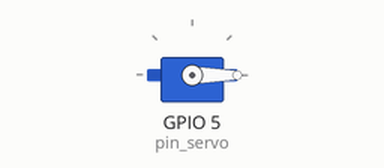
Simulated run of this program. Board: Raspberry Pi (BCM pin numbers). Shown: servo. Servo angles are drawn from the pulse width (0.5 ms = 0°, 2.5 ms = 180°); what the program prints to the terminal is not drawn. At 24.7 s the program stops and its outputs stay as they are.

Above: at 0.1 s.
At 5.3 s:
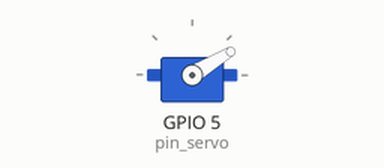
At 11.8 s:
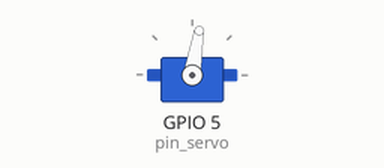
At 23.5 s:
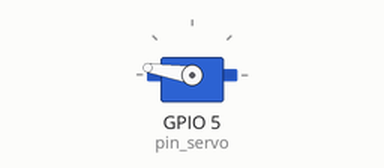
Timing chart, 0 to 25.0 s (numbered marks = the images above):
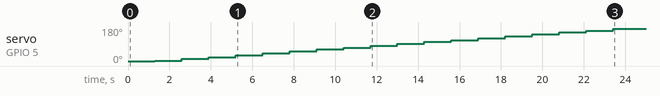

The program:

sample_-_gpio.py
```python
import RPi.GPIO as GPIO
import time

pin_servo = 5

GPIO.setmode(GPIO.BCM)
GPIO.setup(pin_servo, GPIO.OUT)
pwm_servo = GPIO.PWM(pin_servo, 50)  # 50Hz frequency
pwm_servo.start(0)


def destroy():
    pwm_servo.stop()
    GPIO.cleanup()


# 輸入0 ～ 180度即可
# 別超過180度
def setDirection(angle):
    # 0 = 停止轉動
    # 2 = 0度
    # 7 = 90度
    # 12 = 180度
    duty = 2 + (angle / 18)
    pwm_servo.ChangeDutyCycle(duty)
    # 消除抖動
    time.sleep(0.3)
    pwm_servo.ChangeDutyCycle(0)
    print("角度=", angle, "-> duty=", duty)


def run():
    for angle in range(0, 181, 10):
        setDirection(angle)
        time.sleep(1)


if __name__ == "__main__":
    try:
        run()
    finally:
        destroy()
```

Measured:
- by itself, servo on GPIO 5 (pin_servo): moves from 0° to 171° over 22.1 s
